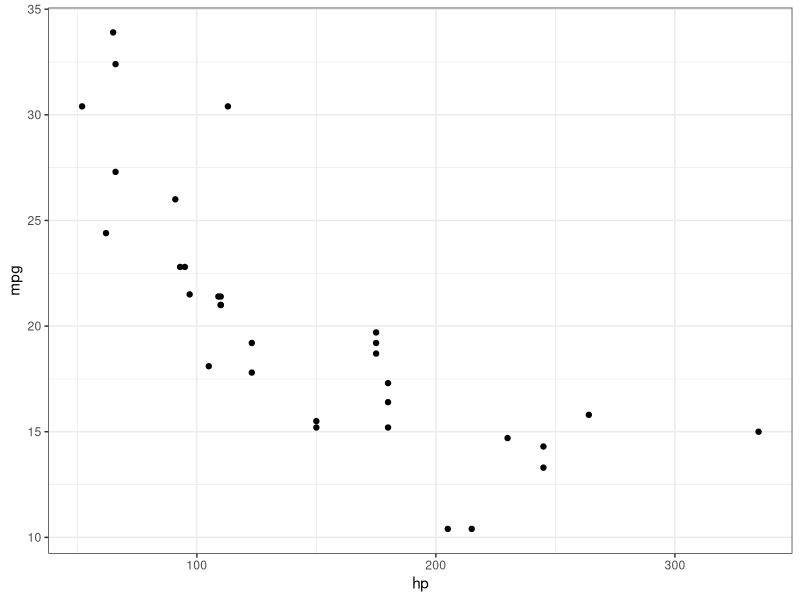

The R source for this figure:
library(tidyverse)

data(mtcars)

head(mtcars)


ggplot() +
  geom_point(data = mtcars, aes(x = hp, y = mpg)) +
  theme_bw()